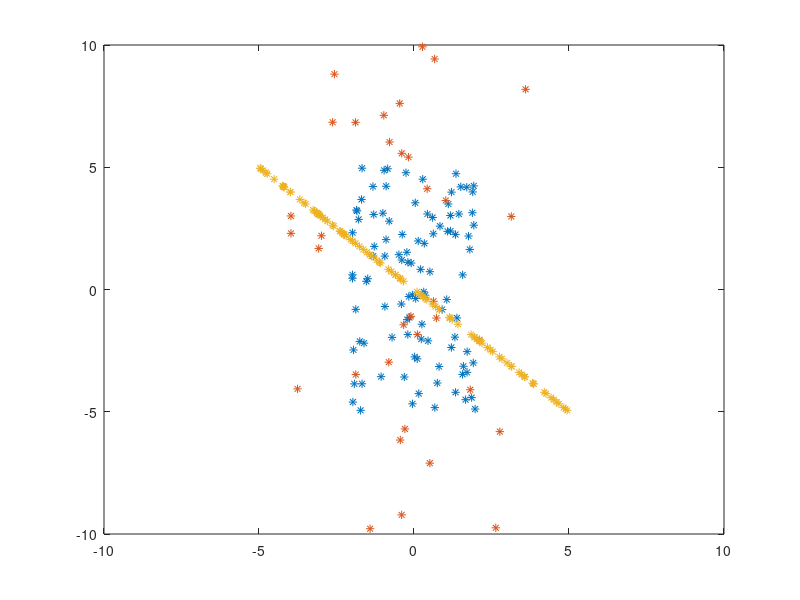

Here is the MATLAB script that generated this plot:
clear all

close all



A = 2 - 4*rand(100,1);

B = 5 - 10*rand(100,1);



scale = [2 0; 0 5];

theta = 10 *pi / 4; % 45 grad

rot = [cos(theta) -sin(theta); cos(theta) sin(theta)];

data = [A B]; 

data_scaled = (scale * data')';

data_rot = (rot * data')';

figure
plot(data(:,1), data(:,2), '*')
hold on;
plot(data_scaled(:,1), data_scaled(:,2), '*')
plot(data_rot(:,1), data_rot(:,2), '*')
axis([-10 10 -10 10])